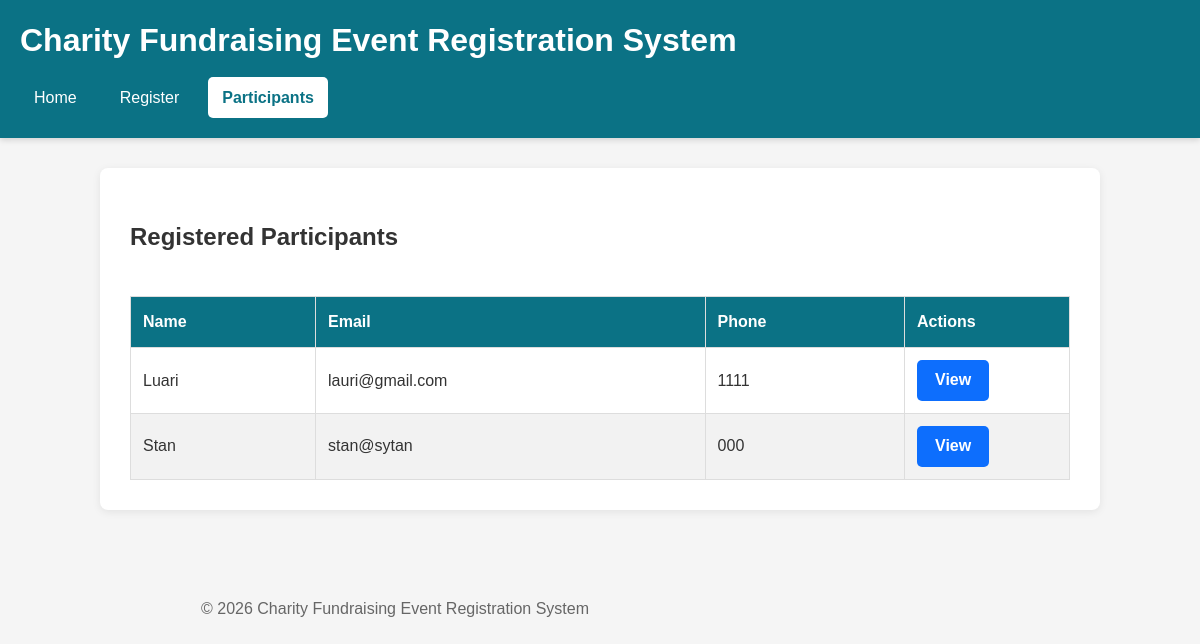
The page /participants on the database as committed earlier.
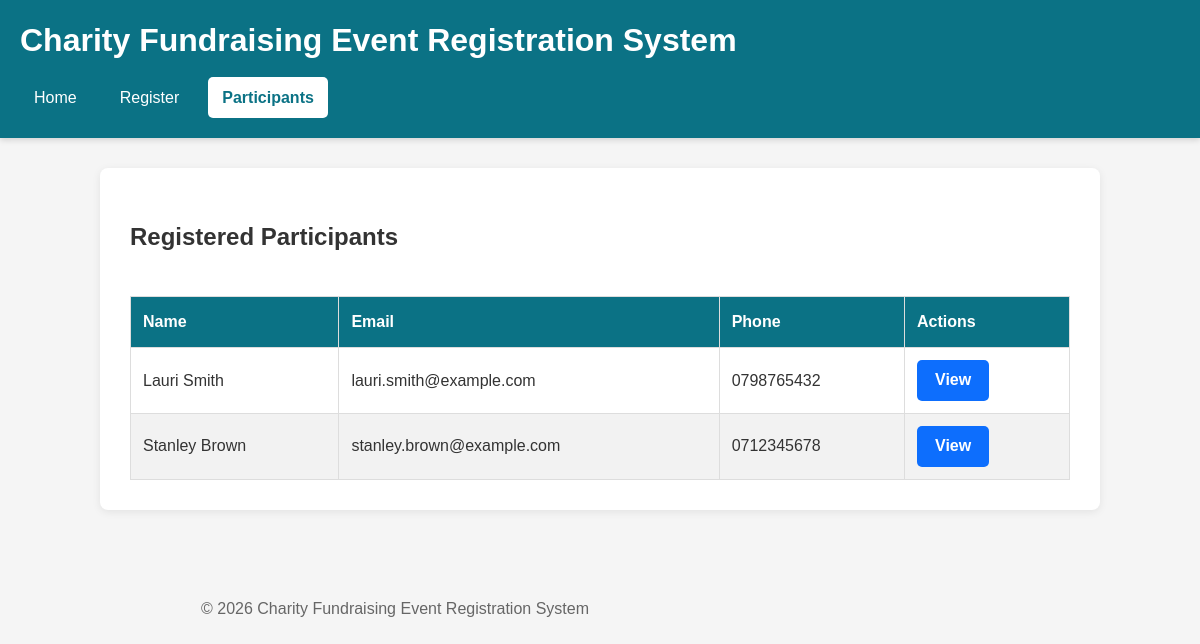
The same page on the database as committed later.
### tables this page shows
CREATE TABLE Registration (registration_id INTEGER PRIMARY KEY AUTOINCREMENT, participant_name TEXT NOT NULL, email TEXT NOT NULL, phone TEXT NOT NULL, registration_date TEXT NOT NULL, event_id INTEGER NOT NULL, FOREIGN KEY (event_id) REFERENCES Event(event_id) ON DELETE CASCADE);

### app.py (the view)
@app.route("/participants")
def participants():
    connection = get_db_connection()
    participants = connection.execute(
        """
        SELECT *
        FROM Registration
        ORDER BY registration_id DESC
        """
    ).fetchall()
    connection.close()
    return render_template(
        "participants.html",
        participants=participants,
    )

### database/db.py (called while the page is built)
def get_db_connection():
    connection = sqlite3.connect(DATABASE_PATH)
    connection.row_factory = sqlite3.Row
    connection.execute("PRAGMA foreign_keys = ON")
    return connection

### templates/participants.html (shortened to what this page needs)
{% extends "base.html" %}
{% block content %}
<h2>Registered Participants</h2>
{% if participants %}
<div class="table-container">
    <table>
        <thead>
            <tr>
                <th>Name</th>
                <th>Email</th>
                <th>Phone</th>
                <th>Actions</th>
            </tr>
        </thead>
        <tbody>
            {% for participant in participants %}
            <tr>
                <td>
                    {{ participant["participant_name"] }}
                </td>
                <td>
                    {{ participant["email"] }}
                </td>
                <td>
                    {{ participant["phone"] }}
                </td>
                <td>
                    <a
                        href="{{ url_for(
                            'registration_detail',
                            id=participant['registration_id']
                        ) }}"
                        class="btn btn-view">
                        View
                    </a>
                </td>
            </tr>
            {% endfor %}
        </tbody>
    </table>
</div>
{% endif %}
{% endblock %}

Rows that differ between the two databases and show on the page:
changed Registration: participant_name "Luari" → "Lauri Smith"; email "lauri@gmail.com" → "lauri.smith@example.com"; phone "1111" → "0798765432"
changed Registration: participant_name "Stan" → "Stanley Brown"; email "stan@sytan" → "stanley.brown@example.com"; phone "000" → "0712345678"
